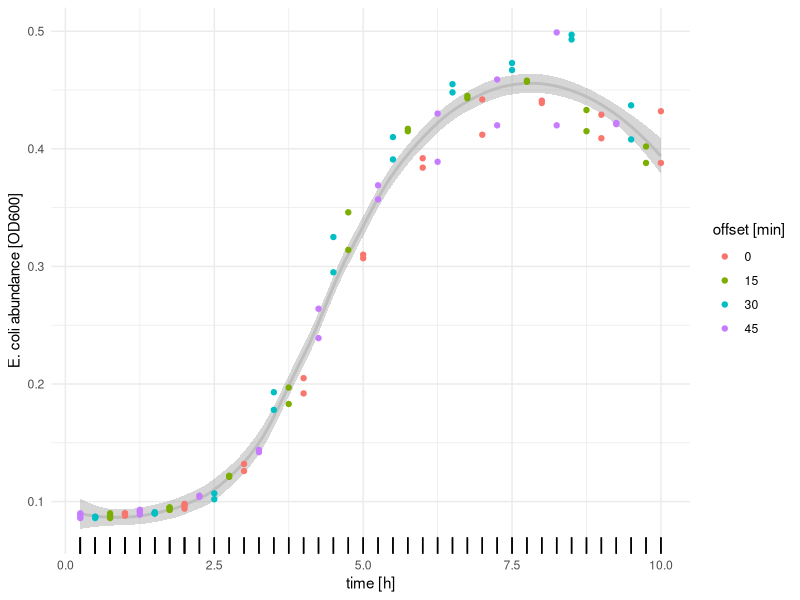
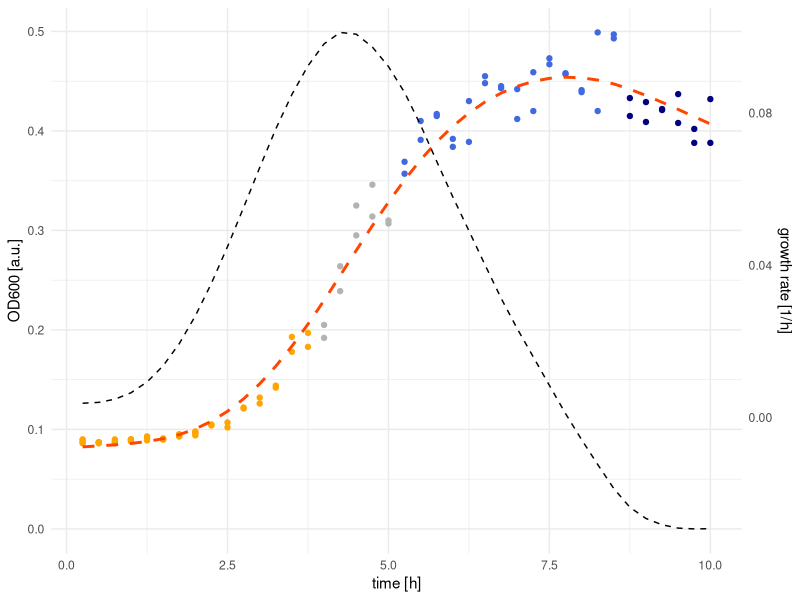
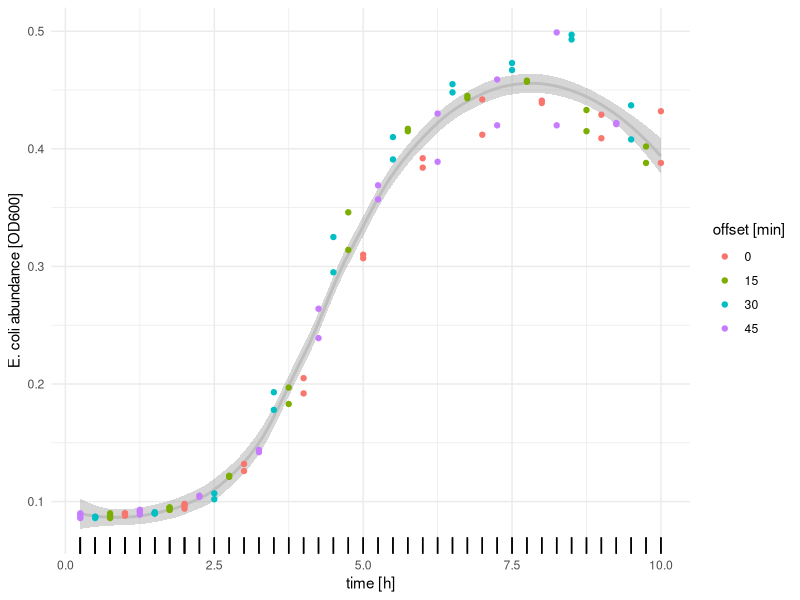
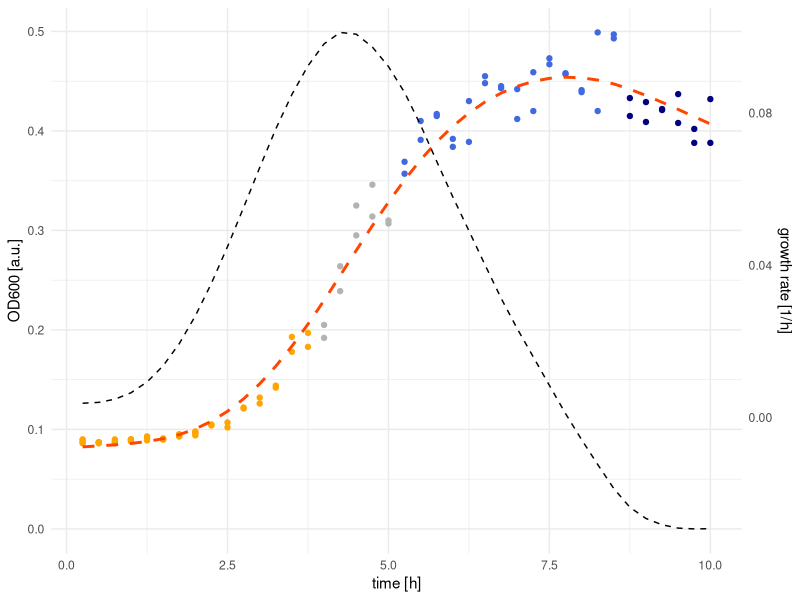

Source code (R) for these figures, in order:
## ---- chunk 1
library(data.table)
library(ggplot2)
theme_minimal() |> theme_set()

ods <- fread("data/ODs_offset.csv")
endpoints <- ods[, .SD[which.max(minutes)], by="well"]
fwrite(endpoints[, .(well, minutes, OD600, offset=`Time_offset(min)`)], "data/OD_endpoints.csv")
endpoints
## ---- chunk 2
ggplot(endpoints) +
  aes(x=minutes/60, y=OD600, color=factor(`Time_offset(min)`), group=1) +
  stat_smooth(color="gray", span=1/2) +
  geom_point() +
  geom_rug(sides="b", color="black") +
  labs(x="time [h]", y="E. coli abundance [OD600]", color="offset [min]")
ggsave("figures/od_curve.png", dpi=300)
## ---- chunk 3
mod <- endpoints[, smooth.spline(minutes, OD600, spar=0.7)]
smooth <- predict(mod, deriv=2) |> as.data.table()
cuts <- c(smooth[y>0.5*max(y), max(x)], smooth[y<0.5*min(y), min(x)], smooth[y<0.5*min(y), max(x)])
names(smooth) <- c("minutes", "second_derivative")
smooth[, "group" := "stationary"]
smooth[minutes <= cuts[1], "group" := "acceleration"]
smooth[minutes > cuts[1] &  minutes <= cuts[2] , "group" := "mid-log"]
smooth[minutes > cuts[2] & minutes <= cuts[3], "group" := "deceleration"]
smooth[, "smooth_OD" := predict(mod)$y]
smooth[, "first_derivative" := predict(mod, deriv=1)$y]
merged <- smooth[endpoints, on="minutes"]
merged[, "group" := factor(group, levels=c("acceleration", "mid-log", "deceleration", "stationary"))]
top = merged[, max(OD600)]
lowd = merged[, min(first_derivative)]
sf = 1 / merged[, max(first_derivative - lowd)/top]
ggplot(merged) +
  aes(x=minutes/60, y=OD600, color=group) +
  geom_point() +
  geom_line(aes(y=smooth_OD), color="orangered", linetype="dashed", size=1) +
  geom_line(aes(y = sf * (first_derivative - lowd)), color="black", linetype="dashed") +
  scale_y_continuous(
    name="OD600 [a.u.]",
    sec.axis = sec_axis(trans=~(./sf + lowd) * 60, name="growth rate [1/h]")
  ) +
  scale_color_manual(values = c("orange", "grey70", "royalblue", "navy")) +
  labs(x="time [h]") + guides(color=FALSE)
ggsave("figures/curves_and_derivs.png", dpi=300, width=4, height=4)

print(cuts)
